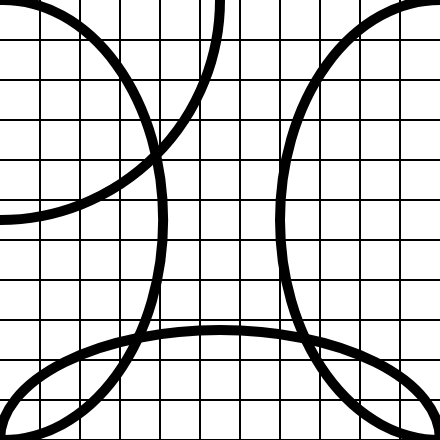
Frame 1 (no input)
Frame 60 (no input): identical to frame 1, image omitted
Frame 120 (the mouse pressed at the canvas centre since frame 60): identical to frame 1, image omitted

The p5.js sketch that drew this single still picture (run headless with seeded random() and noise() and a simulated clock; from frame 60 on, the mouse is pressed at the canvas centre):

// p5.js sketch
// ── sketch.js
function setup() {
  createCanvas(440,440);
  
}

function draw() {
  var why=440;
  var who=400;
  var when=200;
  var nada=0;
  background(255);
  //Circles
  strokeWeight (10);
  noFill();
  ellipse(PI,220,320,440,50,0);
  ellipse(440,220,320,440,PI);
  ellipse(0,0,440,440,PI);
  ellipse(220,440,440,220,PI);
  
  //Grid
  strokeWeight(2);
  line(40,0,40,440);
  line(80,0,80,440);
  line(120,0,120,440);
  line(160,0,160,440);
  line(200,0,200,440);
  line(240,0,240,440);
  line(280,0,280,440);
  line(320,0,320,440);
  line(360,0,360,440);
  line(400,0,400,440);
  line(0,40,440,40);
  line(0,80,440,80);
  line(0,120,440,120);
  line(0,160,440,160);
  line(0,200,440,200);
  line(0,240,440,240);
  line(0,280,440,280);
  line(0,320,440,320);
  line(0,360,440,360);
  line(0,400,440,400);
  line(0,440,440,440);
}
